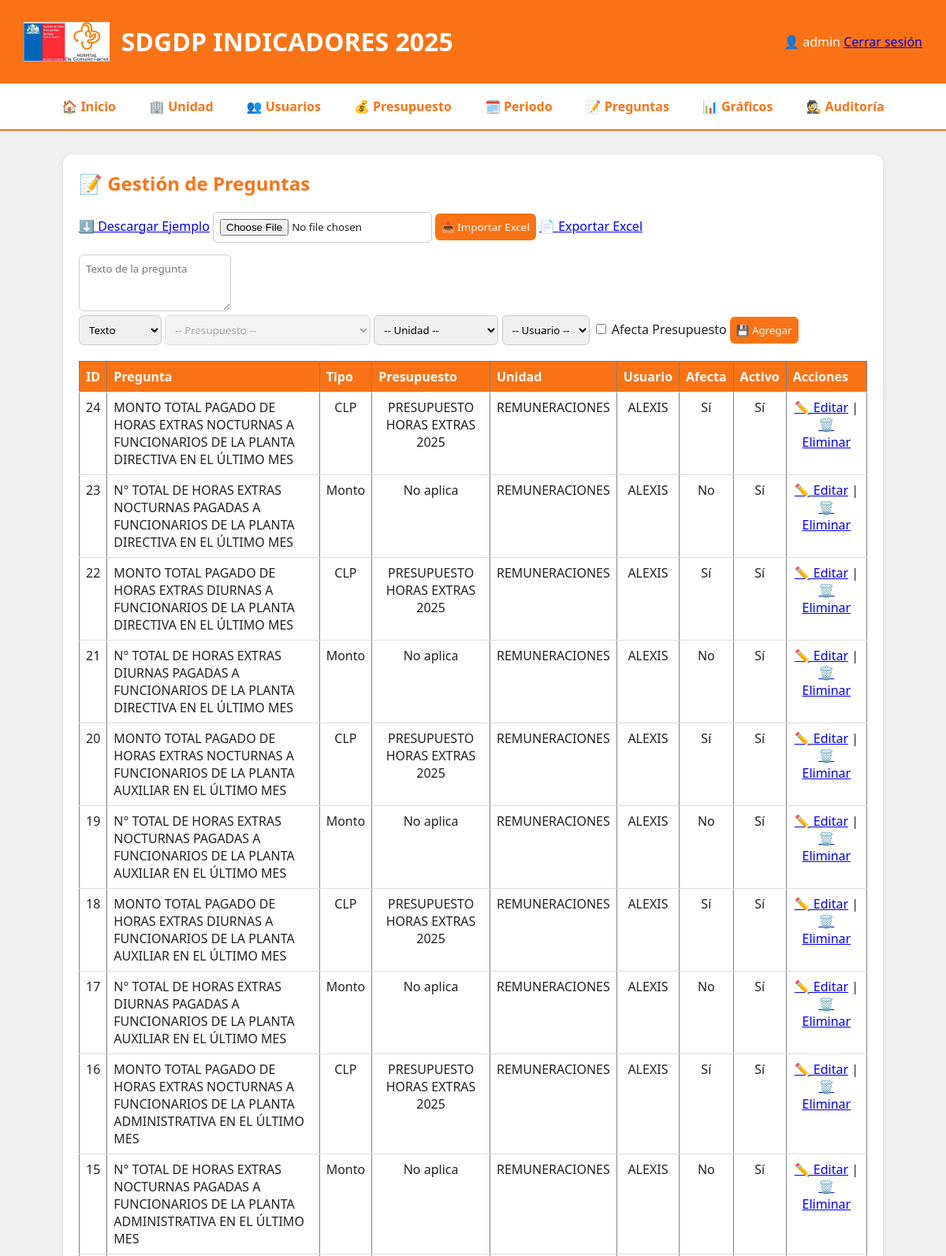
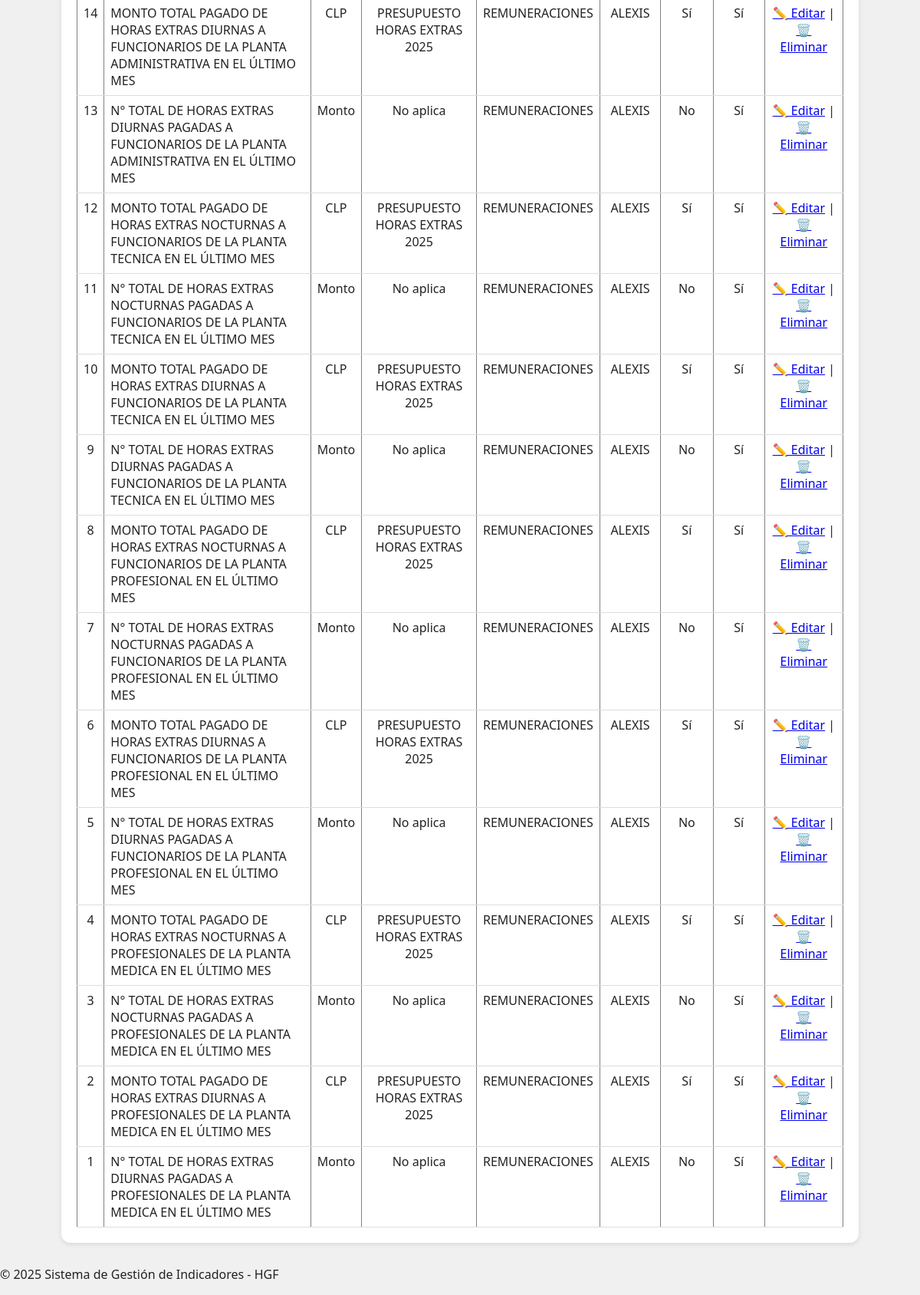
Page /preguntas (signed in) on the committed database (2 pictures, top to bottom).
### tables this page shows
CREATE TABLE preguntas (
    id INTEGER PRIMARY KEY AUTOINCREMENT,
    texto TEXT NOT NULL,
    tipo TEXT,
    presupuesto_id INTEGER NULL,
    unidad_id INTEGER,
    usuario_id INTEGER,
    afecta_presupuesto INTEGER DEFAULT 0,
    activo INTEGER DEFAULT 1,
    fecha_termino TEXT,
    FOREIGN KEY (presupuesto_id) REFERENCES presupuesto (id),
    FOREIGN KEY (unidad_id) REFERENCES unidad (id),
    FOREIGN KEY (usuario_id) REFERENCES usuarios (id)
);

CREATE TABLE unidad (
    id INTEGER PRIMARY KEY AUTOINCREMENT,
    nombre TEXT NOT NULL,
    activo INTEGER DEFAULT 1
);

CREATE TABLE usuarios (
    id INTEGER PRIMARY KEY AUTOINCREMENT,
    nombre TEXT NOT NULL,
    contrasena TEXT NOT NULL,
    tipo TEXT DEFAULT 'usuario',
    unidad_id INTEGER,
    activo INTEGER DEFAULT 1,
    FOREIGN KEY (unidad_id) REFERENCES unidad (id)
);

### modules/preguntas.py (the view, shortened to what this page needs)
@preguntas_bp.route("/preguntas", methods=["GET", "POST"])
def preguntas():
    db = get_db()
    presupuestos = db.execute("SELECT * FROM presupuesto WHERE activo=1").fetchall()
    unidades = db.execute("SELECT * FROM unidad WHERE activo=1").fetchall()
    usuarios = db.execute("SELECT * FROM usuarios WHERE activo=1").fetchall()
    preguntas = db.execute("""
    SELECT p.id, p.texto, p.tipo, p.activo,
           COALESCE(pr.nombre, 'No aplica') AS presupuesto,
           u.nombre AS unidad, us.nombre AS usuario,
           p.afecta_presupuesto
    FROM preguntas p
    LEFT JOIN presupuesto pr ON p.presupuesto_id = pr.id
    LEFT JOIN unidad u ON p.unidad_id = u.id
    LEFT JOIN usuarios us ON p.usuario_id = us.id
    ORDER BY p.id DESC
    """).fetchall()
    return render_template("preguntas.html",
                           preguntas=preguntas,
                           presupuestos=presupuestos,
                           unidades=unidades,
                           usuarios=usuarios)

### app.py (called while the page is built)
@app.context_processor
def inject_now():
    return {'now': datetime.now}

### modules/preguntas.py (called while the page is built)
def get_db():
    conn = sqlite3.connect("database/data.db", check_same_thread=False)
    conn.row_factory = sqlite3.Row
    return conn

### templates/preguntas.html (shortened to what this page needs)
{% extends "base.html" %}
{% block content %}
<div class="module">
    <h2>📝 Gestión de Preguntas</h2>
    <div style="margin-bottom: 15px;">
        <a href="/preguntas/descargar_ejemplo" class="btn">⬇️ Descargar Ejemplo</a>
        <form action="/preguntas/importar_excel" method="POST" enctype="multipart/form-data" style="display:inline;">
            <input type="file" name="archivo" accept=".xlsx" required>
            <button type="submit">📤 Importar Excel</button>
        </form>
        <a href="/preguntas/exportar_excel" class="btn">📄 Exportar Excel</a>
    </div>
    <form method="POST" style="margin-bottom: 20px;">
        <textarea name="texto" rows="3" maxlength="355" placeholder="Texto de la pregunta" required></textarea>
        <div class="form-inline">
            <select name="tipo" required>
                <option value="Texto">Texto</option>
            </select>
            <select name="presupuesto_id" id="presupuesto_id">
                <option value="">-- Presupuesto --</option>
            </select>
            <select name="unidad_id" required>
                <option value="">-- Unidad --</option>
            </select>
            <select name="usuario_id" required>
                <option value="">-- Usuario --</option>
            </select>
            <label><input type="checkbox" name="afecta_presupuesto" id="afecta_presupuesto" onchange="togglePresupuesto()"> Afecta Presupuesto</label>
            <button type="submit">💾 Agregar</button>
        </div>
    </form>
    <table border="1" width="100%" cellspacing="0" cellpadding="8">
        <tr style="background-color:#f97316;color:white;">
            <th>ID</th>
            <th>Pregunta</th>
            <th>Tipo</th>
            <th>Presupuesto</th>
            <th>Unidad</th>
            <th>Usuario</th>
            <th>Afecta</th>
            <th>Activo</th>
            <th>Acciones</th>
        </tr>
        {% for p in preguntas %}
        <tr>
            <td>{{ p.id }}</td>
            <td style="text-align:left;">{{ p.texto }}</td>
            <td>{{ p.tipo }}</td>
            <td>{{ p.presupuesto }}</td>
            <td>{{ p.unidad }}</td>
            <td>{{ p.usuario }}</td>
            <td>{{ 'Sí' if p.afecta_presupuesto else 'No' }}</td>
            <td>{{ 'Sí' if p.activo else 'No' }}</td>
            <td>
                <a href="/preguntas/editar/{{ p.id }}">✏️ Editar</a> |
                <a href="/preguntas/eliminar/{{ p.id }}" onclick="return confirm('¿Eliminar esta pregunta definitivamente?')">🗑️ Eliminar</a>
            </td>
        </tr>
        {% endfor %}
    </table>
</div>
{% endblock %}

### static/css/style.css (style rules this page uses)
:root { --naranjo: #f97316; --blanco: #ffffff; --gris: #f0f0f0; --negro: #222; }
body { font-family: 'Segoe UI', sans-serif; background-color: var(--gris); margin: 0; padding: 0; color: var(--negro); }
.module h2 { color: var(--naranjo); margin-top: 0; }
table { width: 100%; border-collapse: collapse; margin-top: 15px; }
table th { background-color: var(--naranjo); color: white; text-align: left; padding: 8px; }
table td { padding: 8px; border-bottom: 1px solid #ddd; vertical-align: top; word-wrap: break-word; }
input, select, textarea, button { padding: 8px; border-radius: 6px; border: 1px solid #ccc; font-family: inherit; }
button { background-color: var(--naranjo); color: white; border: none; cursor: pointer; }
th, td { padding: 10px; text-align: center; border-bottom: 1px solid #ddd; }
th { background-color: #f97316; color: white; }

### rows in the picture
preguntas: id "24", texto "MONTO TOTAL PAGADO DE HORAS EXTRAS NOCTURNAS A FUNCIONARIOS DE LA PLANTA DIRECTIVA EN EL ÚLTIMO MES", tipo "CLP", presupuesto "PRESUPUESTO HORAS EXTRAS 2025", unidad "REMUNERACIONES", usuario "ALEXIS", afecta_presupuesto "Sí", activo "Sí"
preguntas: id "23", texto "N° TOTAL DE HORAS EXTRAS NOCTURNAS PAGADAS A FUNCIONARIOS DE LA PLANTA DIRECTIVA EN EL ÚLTIMO MES", tipo "Monto", presupuesto "No aplica", unidad "REMUNERACIONES", usuario "ALEXIS", afecta_presupuesto "No", activo "Sí"
preguntas: id "22", texto "MONTO TOTAL PAGADO DE HORAS EXTRAS DIURNAS A FUNCIONARIOS DE LA PLANTA DIRECTIVA EN EL ÚLTIMO MES", tipo "CLP", presupuesto "PRESUPUESTO HORAS EXTRAS 2025", unidad "REMUNERACIONES", usuario "ALEXIS", afecta_presupuesto "Sí", activo "Sí"
preguntas: id "21", texto "N° TOTAL DE HORAS EXTRAS DIURNAS PAGADAS A FUNCIONARIOS DE LA PLANTA DIRECTIVA EN EL ÚLTIMO MES", tipo "Monto", presupuesto "No aplica", unidad "REMUNERACIONES", usuario "ALEXIS", afecta_presupuesto "No", activo "Sí"
preguntas: id "20", texto "MONTO TOTAL PAGADO DE HORAS EXTRAS NOCTURNAS A FUNCIONARIOS DE LA PLANTA AUXILIAR EN EL ÚLTIMO MES", tipo "CLP", presupuesto "PRESUPUESTO HORAS EXTRAS 2025", unidad "REMUNERACIONES", usuario "ALEXIS", afecta_presupuesto "Sí", activo "Sí"
preguntas: id "19", texto "N° TOTAL DE HORAS EXTRAS NOCTURNAS PAGADAS A FUNCIONARIOS DE LA PLANTA AUXILIAR EN EL ÚLTIMO MES", tipo "Monto", presupuesto "No aplica", unidad "REMUNERACIONES", usuario "ALEXIS", afecta_presupuesto "No", activo "Sí"
preguntas: id "18", texto "MONTO TOTAL PAGADO DE HORAS EXTRAS DIURNAS A FUNCIONARIOS DE LA PLANTA AUXILIAR EN EL ÚLTIMO MES", tipo "CLP", presupuesto "PRESUPUESTO HORAS EXTRAS 2025", unidad "REMUNERACIONES", usuario "ALEXIS", afecta_presupuesto "Sí", activo "Sí"
preguntas: id "17", texto "N° TOTAL DE HORAS EXTRAS DIURNAS PAGADAS A FUNCIONARIOS DE LA PLANTA AUXILIAR EN EL ÚLTIMO MES", tipo "Monto", presupuesto "No aplica", unidad "REMUNERACIONES", usuario "ALEXIS", afecta_presupuesto "No", activo "Sí"
preguntas: id "16", texto "MONTO TOTAL PAGADO DE HORAS EXTRAS NOCTURNAS A FUNCIONARIOS DE LA PLANTA ADMINISTRATIVA EN EL ÚLTIMO MES", tipo "CLP", presupuesto "PRESUPUESTO HORAS EXTRAS 2025", unidad "REMUNERACIONES", usuario "ALEXIS", afecta_presupuesto "Sí", activo "Sí"
preguntas: id "15", texto "N° TOTAL DE HORAS EXTRAS NOCTURNAS PAGADAS A FUNCIONARIOS DE LA PLANTA ADMINISTRATIVA EN EL ÚLTIMO MES", tipo "Monto", presupuesto "No aplica", unidad "REMUNERACIONES", usuario "ALEXIS", afecta_presupuesto "No", activo "Sí"
preguntas: id "14", texto "MONTO TOTAL PAGADO DE HORAS EXTRAS DIURNAS A FUNCIONARIOS DE LA PLANTA ADMINISTRATIVA EN EL ÚLTIMO MES", tipo "CLP", presupuesto "PRESUPUESTO HORAS EXTRAS 2025", unidad "REMUNERACIONES", usuario "ALEXIS", afecta_presupuesto "Sí", activo "Sí"
preguntas: id "13", texto "N° TOTAL DE HORAS EXTRAS DIURNAS PAGADAS A FUNCIONARIOS DE LA PLANTA ADMINISTRATIVA EN EL ÚLTIMO MES", tipo "Monto", presupuesto "No aplica", unidad "REMUNERACIONES", usuario "ALEXIS", afecta_presupuesto "No", activo "Sí"
preguntas: id "12", texto "MONTO TOTAL PAGADO DE HORAS EXTRAS NOCTURNAS A FUNCIONARIOS DE LA PLANTA TECNICA EN EL ÚLTIMO MES", tipo "CLP", presupuesto "PRESUPUESTO HORAS EXTRAS 2025", unidad "REMUNERACIONES", usuario "ALEXIS", afecta_presupuesto "Sí", activo "Sí"
preguntas: id "11", texto "N° TOTAL DE HORAS EXTRAS NOCTURNAS PAGADAS A FUNCIONARIOS DE LA PLANTA TECNICA EN EL ÚLTIMO MES", tipo "Monto", presupuesto "No aplica", unidad "REMUNERACIONES", usuario "ALEXIS", afecta_presupuesto "No", activo "Sí"
preguntas: id "10", texto "MONTO TOTAL PAGADO DE HORAS EXTRAS DIURNAS A FUNCIONARIOS DE LA PLANTA TECNICA EN EL ÚLTIMO MES", tipo "CLP", presupuesto "PRESUPUESTO HORAS EXTRAS 2025", unidad "REMUNERACIONES", usuario "ALEXIS", afecta_presupuesto "Sí", activo "Sí"
preguntas: id "9", texto "N° TOTAL DE HORAS EXTRAS DIURNAS PAGADAS A FUNCIONARIOS DE LA PLANTA TECNICA EN EL ÚLTIMO MES", tipo "Monto", presupuesto "No aplica", unidad "REMUNERACIONES", usuario "ALEXIS", afecta_presupuesto "No", activo "Sí"
preguntas: id "8", texto "MONTO TOTAL PAGADO DE HORAS EXTRAS NOCTURNAS A FUNCIONARIOS DE LA PLANTA PROFESIONAL EN EL ÚLTIMO MES", tipo "CLP", presupuesto "PRESUPUESTO HORAS EXTRAS 2025", unidad "REMUNERACIONES", usuario "ALEXIS", afecta_presupuesto "Sí", activo "Sí"
preguntas: id "7", texto "N° TOTAL DE HORAS EXTRAS NOCTURNAS PAGADAS A FUNCIONARIOS DE LA PLANTA PROFESIONAL EN EL ÚLTIMO MES", tipo "Monto", presupuesto "No aplica", unidad "REMUNERACIONES", usuario "ALEXIS", afecta_presupuesto "No", activo "Sí"
preguntas: id "6", texto "MONTO TOTAL PAGADO DE HORAS EXTRAS DIURNAS A FUNCIONARIOS DE LA PLANTA PROFESIONAL EN EL ÚLTIMO MES", tipo "CLP", presupuesto "PRESUPUESTO HORAS EXTRAS 2025", unidad "REMUNERACIONES", usuario "ALEXIS", afecta_presupuesto "Sí", activo "Sí"
preguntas: id "5", texto "N° TOTAL DE HORAS EXTRAS DIURNAS PAGADAS A FUNCIONARIOS DE LA PLANTA PROFESIONAL EN EL ÚLTIMO MES", tipo "Monto", presupuesto "No aplica", unidad "REMUNERACIONES", usuario "ALEXIS", afecta_presupuesto "No", activo "Sí"
preguntas: id "4", texto "MONTO TOTAL PAGADO DE HORAS EXTRAS NOCTURNAS A PROFESIONALES DE LA PLANTA MEDICA EN EL ÚLTIMO MES", tipo "CLP", presupuesto "PRESUPUESTO HORAS EXTRAS 2025", unidad "REMUNERACIONES", usuario "ALEXIS", afecta_presupuesto "Sí", activo "Sí"
preguntas: id "3", texto "N° TOTAL DE HORAS EXTRAS NOCTURNAS PAGADAS A PROFESIONALES DE LA PLANTA MEDICA EN EL ÚLTIMO MES", tipo "Monto", presupuesto "No aplica", unidad "REMUNERACIONES", usuario "ALEXIS", afecta_presupuesto "No", activo "Sí"
preguntas: id "2", texto "MONTO TOTAL PAGADO DE HORAS EXTRAS DIURNAS A PROFESIONALES DE LA PLANTA MEDICA EN EL ÚLTIMO MES", tipo "CLP", presupuesto "PRESUPUESTO HORAS EXTRAS 2025", unidad "REMUNERACIONES", usuario "ALEXIS", afecta_presupuesto "Sí", activo "Sí"
preguntas: id "1", texto "N° TOTAL DE HORAS EXTRAS DIURNAS PAGADAS A PROFESIONALES DE LA PLANTA MEDICA EN EL ÚLTIMO MES", tipo "Monto", presupuesto "No aplica", unidad "REMUNERACIONES", usuario "ALEXIS", afecta_presupuesto "No", activo "Sí"

### other values in the picture
{{ session["usuario"] }} "admin"
